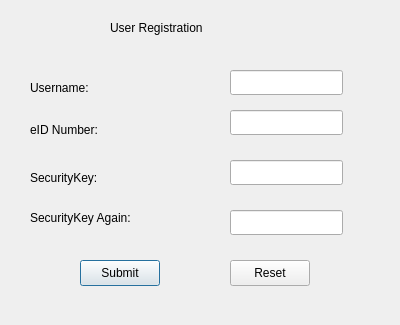
<?xml version="1.0" encoding="UTF-8"?>
<ui version="4.0">
 <class>regDialog</class>
 <widget class="QDialog" name="regDialog">
  <property name="geometry">
   <rect>
    <x>0</x>
    <y>0</y>
    <width>400</width>
    <height>325</height>
   </rect>
  </property>
  <property name="windowTitle">
   <string>Dialog</string>
  </property>
  <widget class="QLabel" name="label">
   <property name="geometry">
    <rect>
     <x>110</x>
     <y>20</y>
     <width>241</width>
     <height>16</height>
    </rect>
   </property>
   <property name="text">
    <string>User Registration</string>
   </property>
  </widget>
  <widget class="QLabel" name="label_2">
   <property name="geometry">
    <rect>
     <x>30</x>
     <y>80</y>
     <width>141</width>
     <height>16</height>
    </rect>
   </property>
   <property name="text">
    <string>Username: </string>
   </property>
  </widget>
  <widget class="QLabel" name="label_3">
   <property name="geometry">
    <rect>
     <x>30</x>
     <y>120</y>
     <width>161</width>
     <height>20</height>
    </rect>
   </property>
   <property name="text">
    <string>eID Number: </string>
   </property>
  </widget>
  <widget class="QLabel" name="label_4">
   <property name="geometry">
    <rect>
     <x>30</x>
     <y>170</y>
     <width>151</width>
     <height>16</height>
    </rect>
   </property>
   <property name="text">
    <string>SecurityKey: </string>
   </property>
  </widget>
  <widget class="QLabel" name="label_5">
   <property name="geometry">
    <rect>
     <x>30</x>
     <y>210</y>
     <width>151</width>
     <height>16</height>
    </rect>
   </property>
   <property name="text">
    <string>SecurityKey Again: </string>
   </property>
  </widget>
  <widget class="QLineEdit" name="UsernameLinedit">
   <property name="geometry">
    <rect>
     <x>230</x>
     <y>70</y>
     <width>113</width>
     <height>25</height>
    </rect>
   </property>
  </widget>
  <widget class="QLineEdit" name="eidnumLinedit">
   <property name="geometry">
    <rect>
     <x>230</x>
     <y>110</y>
     <width>113</width>
     <height>25</height>
    </rect>
   </property>
  </widget>
  <widget class="QLineEdit" name="skeyLinedit">
   <property name="geometry">
    <rect>
     <x>230</x>
     <y>160</y>
     <width>113</width>
     <height>25</height>
    </rect>
   </property>
   <property name="echoMode">
    <enum>QLineEdit::Password</enum>
   </property>
  </widget>
  <widget class="QLineEdit" name="skeyLinedit2">
   <property name="geometry">
    <rect>
     <x>230</x>
     <y>210</y>
     <width>113</width>
     <height>25</height>
    </rect>
   </property>
   <property name="echoMode">
    <enum>QLineEdit::Password</enum>
   </property>
  </widget>
  <widget class="QPushButton" name="SubmitBtn">
   <property name="geometry">
    <rect>
     <x>80</x>
     <y>260</y>
     <width>80</width>
     <height>26</height>
    </rect>
   </property>
   <property name="text">
    <string>Submit</string>
   </property>
  </widget>
  <widget class="QPushButton" name="ResetBtn">
   <property name="geometry">
    <rect>
     <x>230</x>
     <y>260</y>
     <width>80</width>
     <height>26</height>
    </rect>
   </property>
   <property name="text">
    <string>Reset</string>
   </property>
  </widget>
 </widget>
 <resources/>
 <connections/>
</ui>
